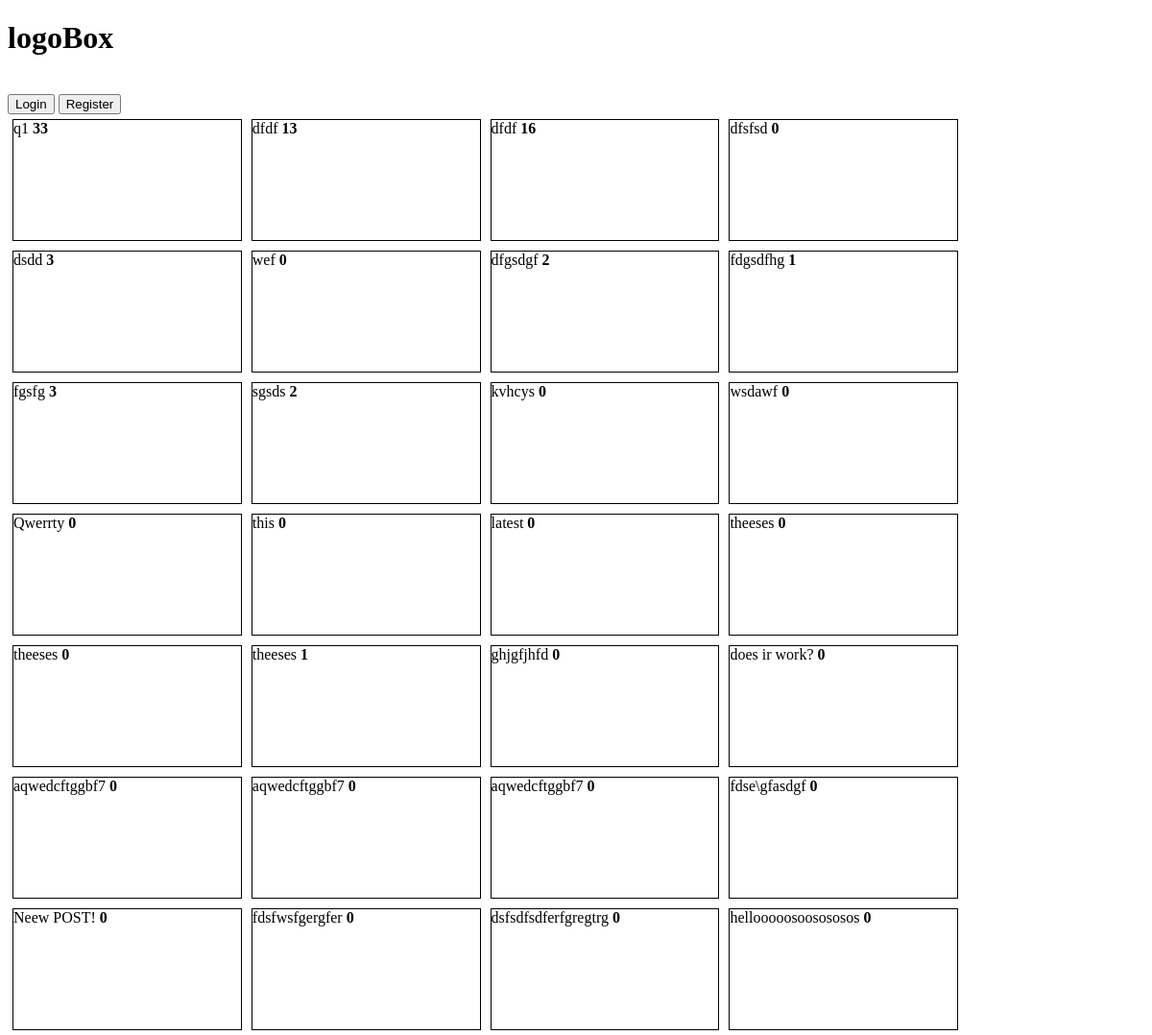
/logoBox/, run on an earlier commit of the app's database.
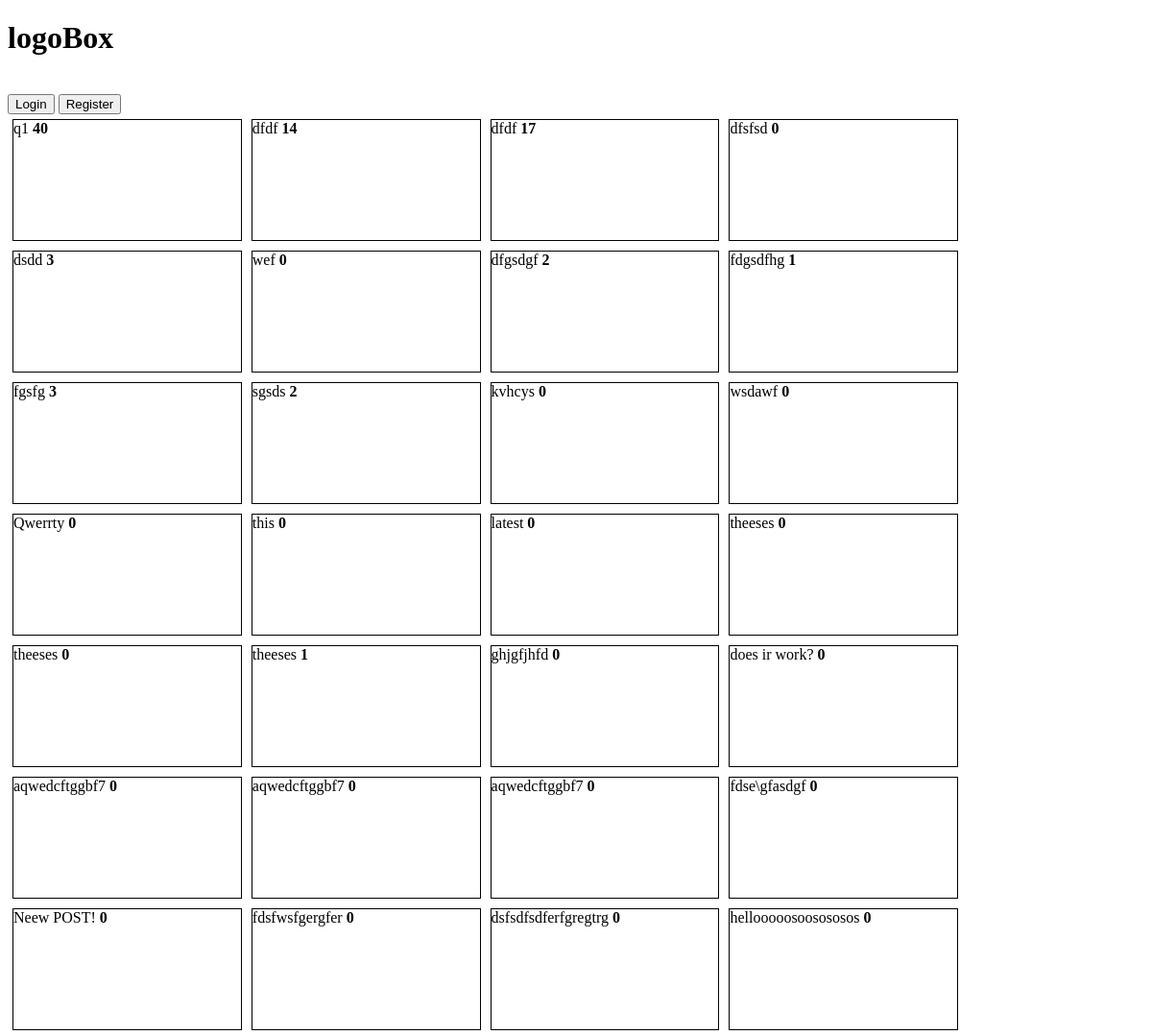
And on a later commit of the database.
### logoBox/models.py (models this page shows, shortened)
class Post(models.Model):
    poster_id= models.CharField(max_length = 64,default='1')
    category = models.CharField(max_length = 64, default='cat')
    content = models.CharField(max_length = 256)
    likes = models.IntegerField(default =0)
    dislikes = models.IntegerField(default = 0)
    timeCreated = models.DateTimeField(default = datetime.date.today())
    lastActive = models.DateTimeField(default = datetime.date.today())

### logoBox/views.py (the view)
def index(request):
    posts = Post.objects.all()
    context_dict = {'posts': posts}
    return render(request, 'logoBox/index.html',context_dict)

### templates/logobox/index.html (shortened to what this page needs)
{% extends 'logobox/base.html' %}
{% load staticfiles %}
{% block body_block %}
    {% if posts %}
        {%  for post in posts %}
            <div style="border:1px solid; width:20%; height:125px;float:left;margin:5px">{{ post.content }}
            <strong id="{{ post.id }}" class="count">{{ post.likes }}</strong>
            </div>
        {% endfor %}
    {% endif %}
{% endblock %}

### templates/logobox/base.html (shortened to what this page needs)
<!DOCTYPE html>
<html>
    <head lang="en">
    </head>
    <body>
        <div>
            <h1>logoBox  </h1>
            <br>
            {% if user.is_authenticated %}
                User: <strong>{{ user.username }}</strong> <br>
                <button onclick = "location.href= '{% url 'post' %}'"> Create a Post  </button>
                <button onclick = "location.href= '{% url 'logout' %}'"> Logout  </button>
            {% else %}
            <button onclick = "location.href= '{% url 'auth_login' %}'"> Login  </button>
             <button onclick = "location.href= '{% url 'registration_register' %}'"> Register  </button>
            {% endif %}
        </div>
        <div>
        {% block body_block %}
        {% endblock %}
        </div>
    {% load staticfiles %}
    </body>
</html>

What changed in the data, as far as the page shows it:
changed Post (number 1 of 28 on the later page): likes "33" → "40"
changed Post (number 2 of 28 on the later page): likes "13" → "14"
changed Post (number 3 of 28 on the later page): likes "16" → "17"
